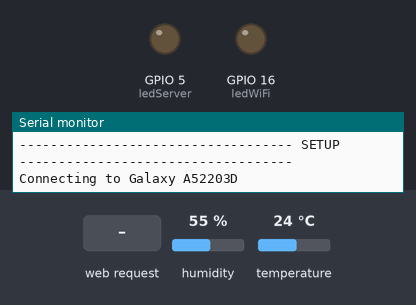
This sketch was run on a simulated ESP8266 (NodeMCU). On the bench: output pins drawn as LEDs (lit = HIGH), the last lines printed to the serial monitor. The inputs (shaded band) are chosen by the test bench; at power-on: humidity 55 %, temperature 24 °C. WiFi joins after 1.5 s; servers stay silent unless stated.

Above: at 0.1 s.
At 3.7 s:
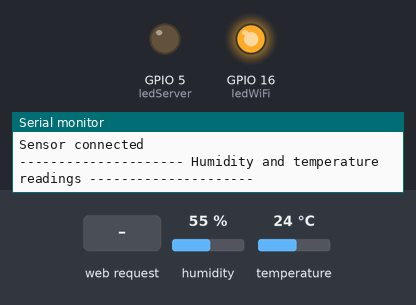
3.8 s: HTTP request GET / received
At 5.2 s:
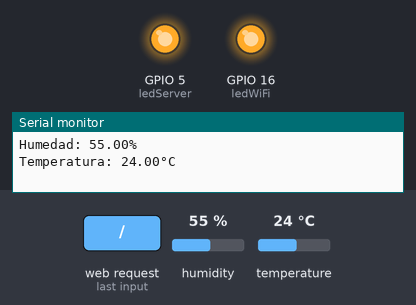
Timing chart, 0 to 8.1 s (numbered marks = the images above; inputs shaded):
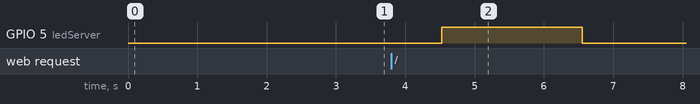

The sketch:

KERAMIK.ino
```cpp
#include <ESP8266WebServer.h>
#include <ESP8266WiFi.h>
#include "DHT.h"
#include <string.h> // Librerias estándares de c++
#include <sstream>

#define DHTPIN 0 // GPIO0 (D3) -> PIN DEL SENSOR
#define DHTTYPE DHT11 // Tipo de sensor

int ledWiFi = 16; // GPIO16 (D0) -> LED CONEXIÓN A INTERNET
int ledServer = 5; // GPIO5 (D1) -> LED CONEXIÓN A LA PÁGINA WEB

const char *ssid =  "Galaxy A52203D";
const char *password =  "ojna6356";
//const char *ssid =  "Itz";
//const char *password =  "040803ns";

ESP8266WebServer server(80);
DHT dht(DHTPIN, DHTTYPE);

void setup() {
  Serial.begin(115200);
  delay(10);

  Serial.println("\n\n----------------------------------- SETUP -----------------------------------");

  pinMode(ledWiFi, OUTPUT);
  digitalWrite(ledWiFi, LOW);
  pinMode(ledServer, OUTPUT);
  digitalWrite(ledServer, LOW);

  setWiFi();

  server.on("/", handleOnConnect);
  server.onNotFound(handleNotFound);
  server.begin();
  Serial.println("Server started");

  Serial.print("Use this URL to connect: ");
  Serial.print("http://");
  Serial.print(WiFi.localIP());
  Serial.println("/");

  dht.begin();
  Serial.println("Sensor connected");
  Serial.println("\n--------------------- Humidity and temperature readings ---------------------");

  delay(1000);
}

void loop() {
  digitalWrite(ledServer, LOW);
  server.handleClient();

  if (WiFi.status() != WL_CONNECTED) {
    Serial.println("\nWiFi disconnected");
    digitalWrite(ledWiFi, LOW);
    setWiFi();
  }

  delay(2000);
}

void setWiFi() {
  Serial.print("\nConnecting to ");
  Serial.println(ssid);

  WiFi.begin(ssid, password);

  while (WiFi.status() != WL_CONNECTED) {
    delay(500);
    Serial.print(".");
  }

  Serial.println("\nWiFi connected");
  digitalWrite(ledWiFi, HIGH);
}

void handleOnConnect() {
  digitalWrite(ledServer, HIGH);

  float h = dht.readHumidity();
  float t = dht.readTemperature();

  if(isnan(h)||isnan(t)){
    Serial.println("\nSensor readings couldn't be retrieved");
    return;
  }

  Serial.print("\nHumedad: ");
  Serial.print(h);
  Serial.println("%");
  Serial.print("Temperatura: ");
  Serial.print(t);
  Serial.println("°C");

  if(isnan(t)||isnan(h)){
    server.send(200, "text/html", SendData(0,0));
  }else{
    server.send(200, "text/html", SendData(t,h));
  }
}

void handleNotFound(){
  Serial.println("\nServer disconnected\n");
  digitalWrite(ledServer, LOW);
  server.send(404, "text/plain", "Not found");
}

String SendData(float temperature,float humidity){
  // Concatenar los valores con sus llaves para poder accesarlas en formato JSON
  std::stringstream ptr;
  ptr << "{\"temperatura\":\"" << (float)temperature << "\", \"humedad\":\"" << (float)humidity << "\"}";

  // Retornamos un string normal de c que tiene una conversion implícita al string de arduino
  //Serial.println(ptr.str().c_str());
  //Serial.println();
  return ptr.str().c_str();
}
```

Measured:
- after the input at 3.8 s, GPIO 5 (ledServer): LOW → HIGH after 0.73 s, → LOW 2.0 s later
